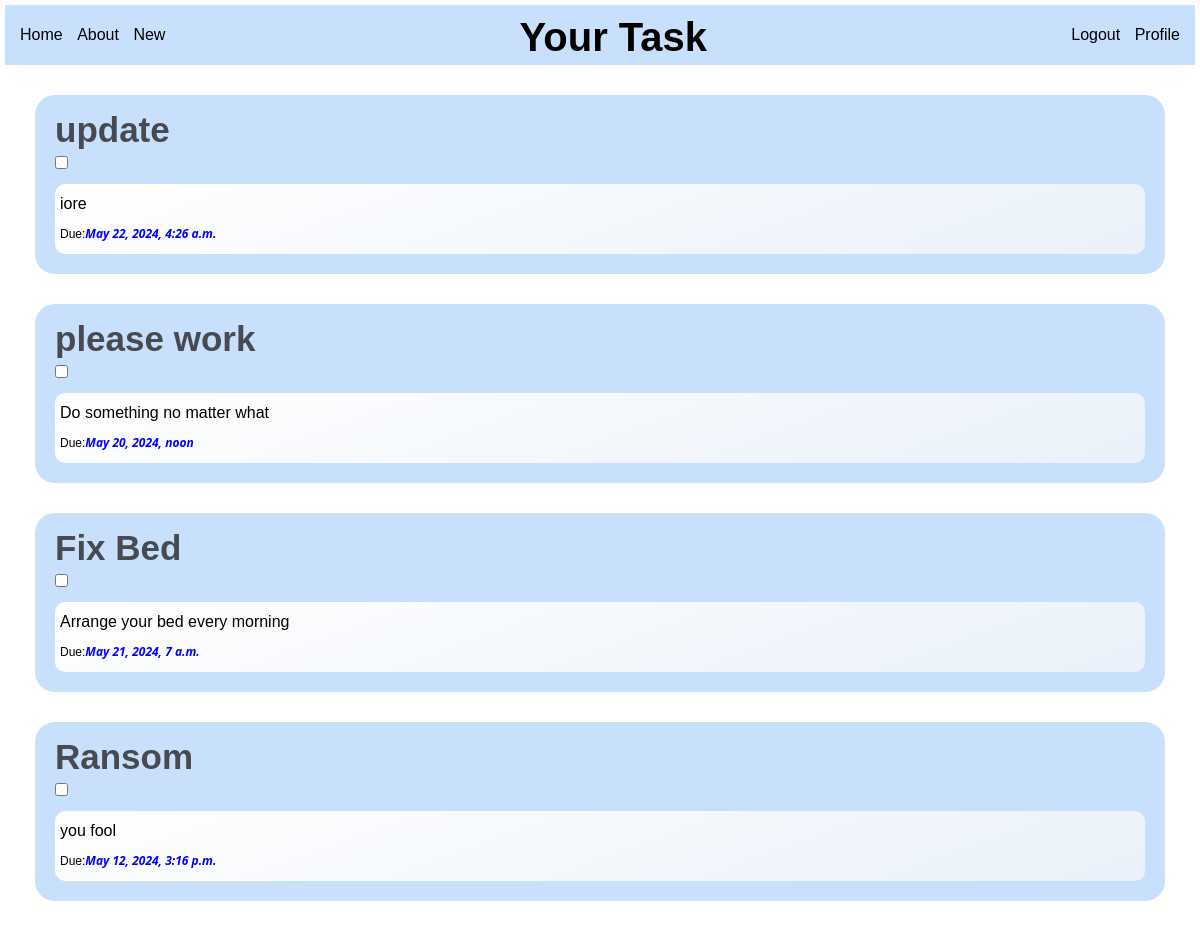
Page /tasks/ (signed in) on the committed database.
### todolist/models.py (models this page shows, shortened)
class Task(models.Model):
    title = models.CharField(max_length=200, null=False, blank=False)
    description = models.TextField(blank=True)
    created_on = models.DateTimeField(auto_now_add=True)
    deadline = models.DateTimeField()
    completed = models.BooleanField(default=False)
    atachment = models.FileField(upload_to="media/", blank=True, null=True)
    user = models.ForeignKey(User, on_delete=models.CASCADE, related_name='tasks')
    class Meta:
        ordering = ["-created_on"]
        verbose_name = 'task'

### todolist/views.py (the view)
# urls.py: path('tasks/', views.TaskListView.as_view(), name="task.list"),
class TaskListView(LoginRequiredMixin, ListView):
    model = Task
    context_object_name = "tasks"
    login_url = 'login'
    def get_queryset(self):
        return self.request.user.tasks.filter(completed=False)

### todolist/templates/todolist/task_list.html (shortened to what this page needs)
{% extends 'base.html' %}
{% load static %}
{% block header %}Your Task{% endblock header %}
{% block content %}
    {% for task in tasks %}
    <div class="tasklist">
      <h2><a href="{% url 'task.detail' task.id %}">{{task.title}}</a></h2>
      <label class="switch">
        <input type="checkbox">
      </label>
      <div class="description">
        <p>{{task.description}}</p>
        <p class="duedate">Due: <b> {{task.deadline}}</b></p>
      </div>
    </div>
    {% endfor %}
{% endblock content %}

### static/css/style.css (style rules this page uses)
* { box-sizing: border-box; margin: 0; padding: 0; }
body { background: white; font-family: 'Lucida Sans', 'Lucida Sans Regular', 'Lucida Grande', 'Lucida Sans Unicode', Geneva, Verdana, sans-serif; margin: 5px; }
.tasklist { display: block; margin: 30px; padding: 20px; background: #c9e0fc; line-height: 30px; border-radius: 20px; }
.tasklist h2 a { text-decoration: none; color: rgba(39, 39, 39, 0.805); font-size: 35px; }
.description { margin-top: 5px; background: linear-gradient(160deg, #ffffff, #eaf1fa); padding: 5px; border-radius: 10px; }
.duedate { display: flex; font-size: 12px; }
.duedate b { font-style: italic; font-family: 'Segoe UI', Tahoma, Geneva, Verdana, sans-serif; color: blue; }

### rows in the picture
Task: title "update", description "iore", deadline "May 22, 2024, 4:26 a.m."
Task: title "please work", description "Do something no matter what", deadline "May 20, 2024, noon"
Task: title "Fix Bed", description "Arrange your bed every morning", deadline "May 21, 2024, 7 a.m."
Task: title "Ransom", description "you fool", deadline "May 12, 2024, 3:16 p.m."
